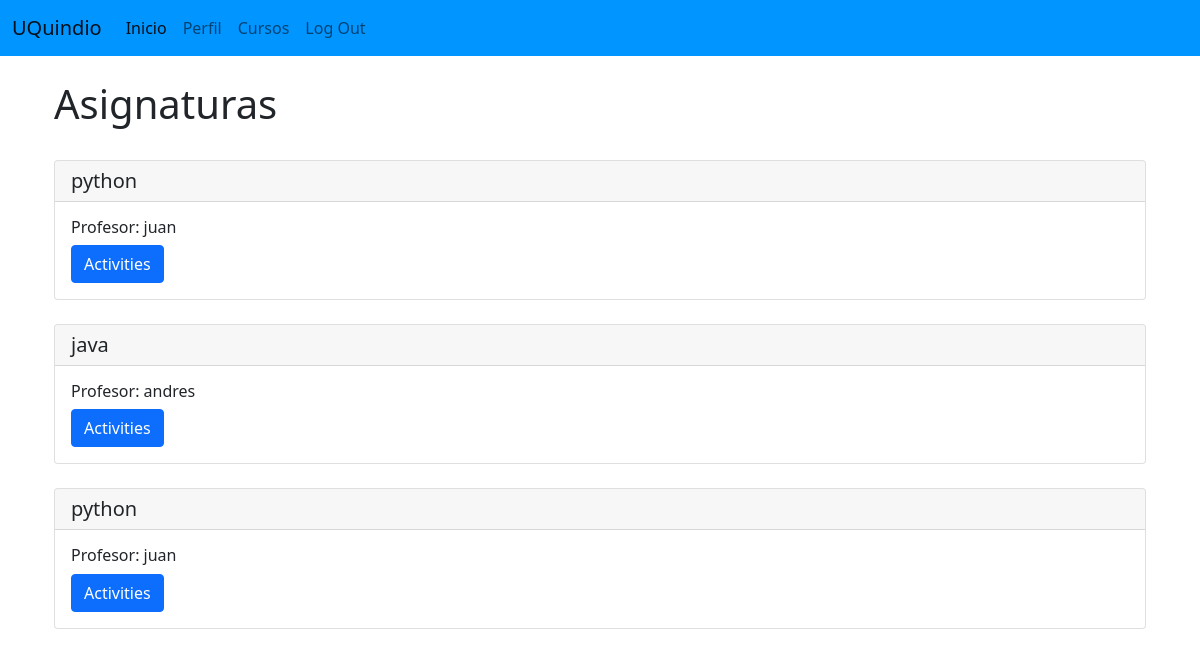
The app's page /courses/pablin (signed in) with its own data.
### app.py (models this page shows, shortened)
class Homework(db.Model):
    __tablename__ = 'homework'
    id = db.Column(db.Integer, primary_key = True)
    title = db.Column(db.String(128))
    description = db.Column(db.String)
    limit_date = db.Column(db.Date)
    status = db.Column(db.String)
    student_comment = db.Column(db.String)
    grade = db.Column(db.DECIMAL(5,2))
    date_sent = db.Column(db.Date)
    file_url = db.Column(db.String)
    enrollment_id = db.Column(db.Integer, db.ForeignKey('enrollment.id'))

class Course(db.Model):
    __tablename__ = 'courses'
    id = db.Column(db.Integer, primary_key=True)
    name = db.Column(db.String(64), unique=True, index=True)
    code = db.Column(db.String(64), unique=True, index=True)
    about = db.Column(db.String(128))
    teacher_id = db.Column(db.Integer,db.ForeignKey(Teacher.id))

class Teacher(UserMixin, db.Model):
    __tablename__ = 'teachers'
    id = db.Column(db.Integer, primary_key = True)
    email = db.Column(db.String(64), unique=True, index=True)
    username = db.Column(db.String(64), unique=True, index=True)
    name = db.Column(db.String(64))
    last_name = db.Column(db.String(64))
    cc = db.Column(db.Integer, unique=True, index=True)
    age = db.Column(db.Integer)
    genre = db.Column(db.CHAR)
    password_hash = db.Column(db.String(128))
    role_id = db.Column(db.Integer, db.ForeignKey('roles.id'))
    course_list = db.relationship("Course",uselist=True, backref="teacher",lazy="subquery")
    @property
    def password(self):
        raise AttributeError('password no es un atributo legible')

### app.py (the view)
@app.route('/courses/<username>')
@login_required
def courses(username):
    user = User.query.filter(User.username==username).first()
    result = db.session.execute('Select students.name, courses.name As course, teachers.name As teacher, homework.title As homework, enrollment.id As enrollment From courses Inner Join enrollment On courses.id = enrollment.course_id Inner Join students On students.id = enrollment.student_id Inner Join teachers On teachers.id = courses.teacher_id Inner Join homework On enrollment.id = homework.enrollment_id Where students.username = :val', {'val': current_user.username})
    return render_template('courses.html', result=result)

### app.py (called while the page is built)
@login_manager.user_loader
def load_user(user_id):
    return User.query.get(int(user_id))

### templates/courses.html (shortened to what this page needs)
{% extends "base.html" %}
{% from "_macros.html" import render_modal_asign with context %}
{% from "_macros.html" import render_field with context %}
{% block head %}
  {{ super() }}
{% endblock %}
{% block page_content %}
<div class="page-header">
    <h1>Asignaturas</h1>
    <br/>
    {% for student in result %}
    <div class="card">
        <h5 class="card-header">{{ student.course }}</h5>
            <div class="card-body">
                <h6 class="card-title">Profesor: {{ student.teacher }} </h6>
                <a href="{{ url_for('activities', enrollment_id=student.enrollment) }}">
                    <span class="btn btn-primary">Activities</span>
                </a>
            </div>
    </div>
    <br/>
    {% endfor %}
{% endblock %}

### records on screen
Homework: course "python", teacher "juan"
Homework: course "java", teacher "andres"
Homework: course "python", teacher "juan"
